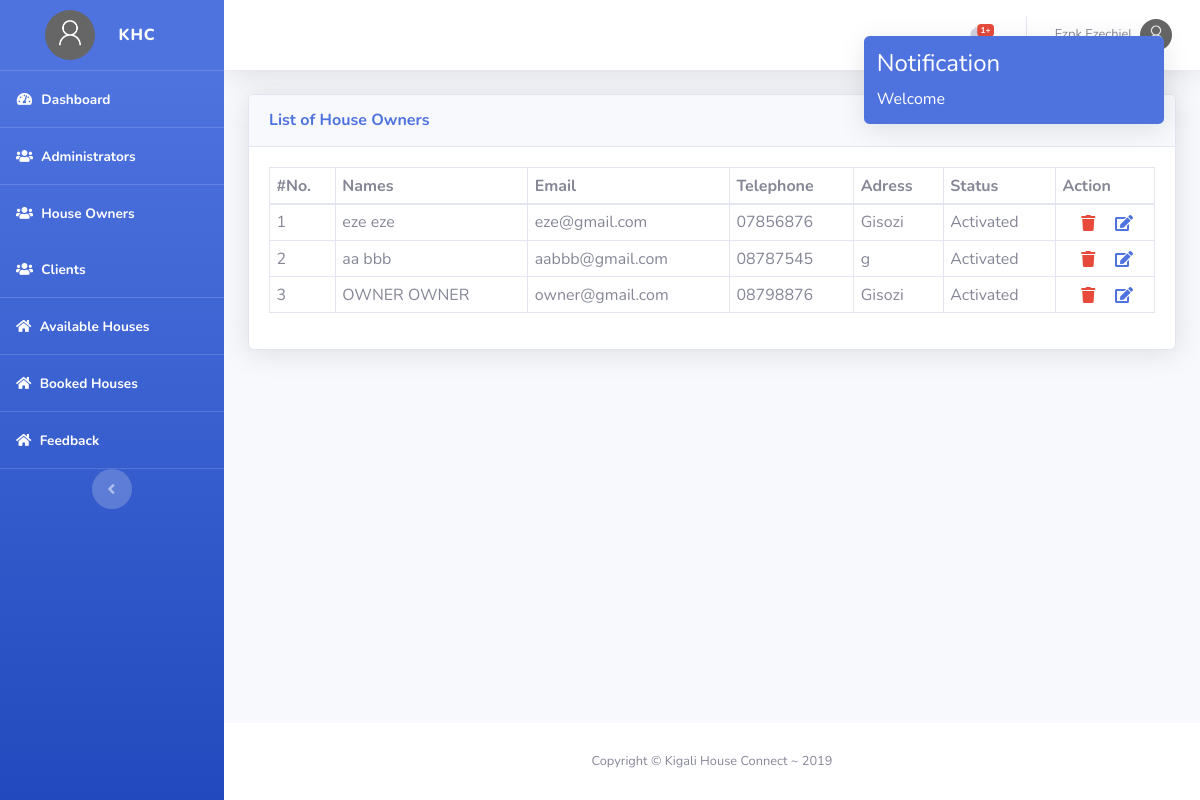
/admin/principal.php?request=house-owners (signed in), run on an earlier commit of the app's database.
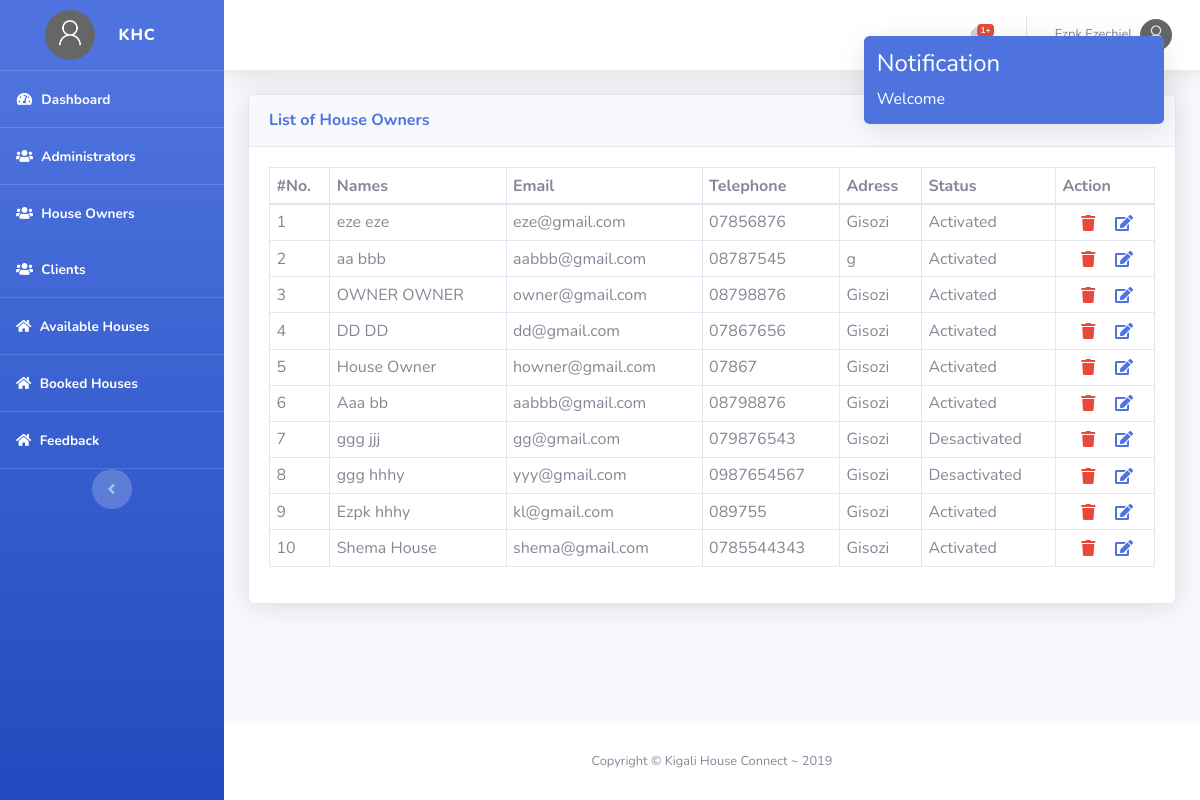
And on a later commit of the database.
### tables this page shows
CREATE TABLE `house_owners` (
  `id` int(11) NOT NULL,
  `fname` varchar(50) NOT NULL,
  `lname` varchar(50) NOT NULL,
  `email` varchar(50) NOT NULL,
  `phone` varchar(50) NOT NULL,
  `adress` varchar(50) NOT NULL,
  `status` int(11) NOT NULL,
  `pin` int(11) NOT NULL,
  `password` varchar(2000) NOT NULL,
  `profile` varchar(2000) NOT NULL,
  `c_date` datetime NOT NULL
);

### admin/core/db.php (called while the page is built, shortened)
<?php
class DB{
    private $dbHost     = "localhost";
    private $dbUsername = "root";
    private $dbPassword = "";
    private $dbName     = "khc";
    public function __construct(){
        if(!isset($this->db)){
            $conn = new mysqli($this->dbHost, $this->dbUsername, $this->dbPassword, $this->dbName);
            if($conn->connect_error){
                die("Failed to connect with MySQL: " . $conn->connect_error);
            }else{
                $this->db = $conn;
            }
        }
    }
    public function getRows($table,$conditions = array()){
        $sql = 'SELECT ';
        $sql .= array_key_exists("select",$conditions)?$conditions['select']:'*';
        $sql .= ' FROM '.$table;
        if(array_key_exists("where",$conditions)){
            $sql .= ' WHERE ';
            $i = 0;
            foreach($conditions['where'] as $key => $value){
                $pre = ($i > 0)?' AND ':'';
                $sql .= $pre.$key." = '".$value."'";
                $i++;
            }
        }
        $result = $this->db->query($sql);
        if(array_key_exists("return_type",$conditions) && $conditions['return_type'] != 'all'){
            switch($conditions['return_type']){
                case 'count':
                    $data = $result->num_rows;
                    break;
                case 'single':
                    $data = $result->fetch_assoc();
                    break;
                default:
                    $data = '';
            }
        }else{
            if($result->num_rows > 0){
                while($row = $result->fetch_assoc()){
                    $data[] = $row;
                }
            }
        }
        return !empty($data)?$data:false;
    }
}

### admin/views/house_owners.php (the view, shortened to what this page needs)
        <div class="container-fluid">
          <div class="card shadow mb-4">
            <div class="card-header py-3">
              <h6 class="m-0 font-weight-bold text-primary">List of House Owners
                </h6>
            </div>
            <div class="card-body">
              <div class="table-responsive">
                <table class="table table-bordered" id="dataTable" width="100%" cellspacing="0">
                  <thead>
                    <tr>
                      <th>#No.</th>
                      <th>Names</th>
                      <th>Email</th>
                      <th>Telephone</th>
                      <th>Adress</th>
                      <th>Status</th>
                      <th>Action</th>
                    </tr>
                  </thead>
                  <tbody>
<?php
$tableName='house_owners';
$condition=array(
                 'order by' => 'id desc'
                );
$query=$db->getRows($tableName,$condition);
if(!empty($query)): $count=0;
  foreach($query as $show): $count++;
   ?>
                    <tr>
                      <td><?php echo $count; ?></td>
                      <td><?php echo $show['fname'].' '.$show['lname']; ?></td>
                      <td><?php echo $show['email']; ?></td>
                      <td><?php echo $show['phone']; ?></td>
                      <td><?php echo $show['adress'] ;?></td>
                      <td><?php if($show['status']==1) echo 'Activated'; else echo 'Desactivated'; ?></td>
                      <td style="width: 99px; padding-left: 30px;">
                        <center>
                            <div class="row">
                              <a style="color: #e74a3b;" class="dropdown-item col-md-4" href="#" data-toggle="modal" data-target="#delete<?php echo $show['id'];?>">
                              <i class="fa fa-trash  "></i>
                            </a> <a  style="color: #4e73df;" class="dropdown-item col-md-6" href="#" data-toggle="modal" data-target="#edit<?php echo $show['id'];?>">
                              <i class="fa fa-edit "></i>
                            </a>
                            </div>
                        </center>
                      </td>
                    </tr>
<?php endforeach; endif; ?>
                  </tbody>
                </table>
              </div>
            </div>
          </div>
        </div>
      </div>

### admin/views/header.php (shortened to what this page needs)
<?php 	session_start();
	require_once 'core/db.php';
	$db = new DB();
  $id = $_SESSION['id'];
  $category=$_SESSION['category'];
  if($category=='admin'):
      $getU=$db->getRows('admin',array('where'=>array('id'=>$id)));
      if(!empty($getU)): foreach($getU as $getUser):
          $names = $getUser['fname'].' '.$getUser['lname'];
          $profile=$getUser['profile'];
        endforeach;
      endif;
  endif;
 ?>
<!DOCTYPE html>
<html lang="en">
<head>
  <link href="vendor/fontawesome-free/css/all.min.css" rel="stylesheet" type="text/css">
  <link href="css/sb-admin-2.min.css" rel="stylesheet">
 <link href="pnotify/dist/pnotify.css" rel="stylesheet">
 <link href="pnotify/dist/pnotify.buttons.css" rel="stylesheet">
 <link href="pnotify/dist/pnotify.nonblock.css" rel="stylesheet">
</head>
<?php
$sssData=$_SESSION['sessData'];
if($sssData!=''):
?>
<body onpageshow="new PNotify({
								title: 'Notification',
								text: '<?php echo $sssData['status']['msg'];?>',
								type: 'info',
								styling: 'bootstrap3'
						});">
</body>
<?php endif; ?>
<body id="page-top">
  <div id="wrapper">
    <ul class="navbar-nav bg-gradient-primary sidebar sidebar-dark accordion" id="accordionSidebar">
      <a class="sidebar-brand d-flex align-items-center justify-content-center" href="">
        <div class="sidebar-brand-icon">
          <img style="width: 50px; height: 50px;" class="img-profile rounded-circle" src="<?php echo $profile; ?>">
        </div>
        <div class="sidebar-brand-text mx-4"> KHC</div>
      </a>
      <hr class="sidebar-divider my-0">
      <li class="nav-item active">
        <a class="nav-link" href="principal.php?request=home">
          <i class="fas fa-fw fa-tachometer-alt"></i>
          <span>Dashboard </span></a>
      </li>
<?php if($category=='admin'): ?>
	<hr class="sidebar-divider">
	<li class="nav-item active">
		<a class="nav-link" href="principal.php?request=admin">
			<i class="fa fa-users"></i>
			<span>Administrators</span></a>
	</li>
	<hr class="sidebar-divider">
	<li class="nav-item active">
		<a class="nav-link" href="principal.php?request=house-owners">
			<i class="fa fa-users"></i>
			<span>House Owners</span></a>
	</li>
	<li class="nav-item active">
		<a class="nav-link" href="principal.php?request=clients">
			<i class="fa fa-users"></i>
			<span>Clients</span></a>
	</li>
<?php endif; ?>
      <hr class="sidebar-divider">
      <li class="nav-item active">
        <a class="nav-link" href="principal.php?request=available-houses">
          <i class="fa fa-home"></i>
          <span>Available Houses</span></a>
      </li>
      <hr class="sidebar-divider">
      <li class="nav-item active">
        <a class="nav-link" href="principal.php?request=booked-houses">
          <i class="fa fa-home"></i>
          <span>Booked Houses</span></a>
      </li>
<?php if($category=='admin'): ?>
      <hr class="sidebar-divider">
      <li class="nav-item active">
        <a class="nav-link" href="principal.php?request=feedback">
          <i class="fa fa-home"></i>
          <span>Feedback</span></a>
      </li>
<?php endif; ?>
      <hr class="sidebar-divider d-none d-md-block">
      <div class="text-center d-none d-md-inline">
        <button class="rounded-circle border-0" id="sidebarToggle"></button>
      </div>
    </ul>
    <div id="content-wrapper" class="d-flex flex-column">
      <div id="content">
        <nav class="navbar navbar-expand navbar-light bg-white topbar mb-4 static-top shadow">
          <ul class="navbar-nav ml-auto">
            <li class="nav-item dropdown no-arrow mx-1">
              <a class="nav-link dropdown-toggle" href="#" id="alertsDropdown" role="button" data-toggle="dropdown" aria-haspopup="true" aria-expanded="false">
                <i class="fas fa-bell fa-fw"></i>
                <span class="badge badge-danger badge-counter">1+</span>
              </a>
            </li>
            <li class="nav-item dropdown no-arrow">
              <a class="nav-link dropdown-toggle" href="#" id="userDropdown" role="button" data-toggle="dropdown" aria-haspopup="true" aria-expanded="false">
                <span class="mr-2 d-none d-lg-inline text-gray-600 small"><?php echo $names; ?></span>
                <img class="img-profile rounded-circle" src="<?php echo $profile;?>">
              </a>
            </li>
          </ul>
        </nav>

### admin/principal.php (shortened to what this page needs)
<?php include('views/header.php');?>
<?php
switch ($_GET['request']) {
  case 'house-owners':
    include('views/house_owners.php');
    break;
}
?>
<?php include('views/footer.php');?>

### admin/views/footer.php (shortened to what this page needs)
<footer class="sticky-footer bg-white">
  <div class="container my-auto">
    <div class="copyright text-center my-auto">
      <span>Copyright &copy; Kigali House Connect ~ 2019</span>
    </div>
  </div>
</footer>
</div>
</div>
</body>
</html>

### admin/views/header.php (style rules this page uses)
.sidebar hr.sidebar-divider { margin: 0 0rem 0rem; margin-top: 0px; margin-bottom: 0rem; }
.dropdown-item { display: block; width: 100%; padding: .2rem .2rem; clear: both; font-weight: 400; color: #3a3b45; text-align: inherit; white-space: nowrap; background-color: transparent; border: 0; }
.table td, .table th { padding: 0px; padding-top: .4rem; padding-bottom: .4rem; padding-left: .4rem; padding-right: .4rem; vertical-align: top; border-top: 1px solid #e3e6f0; }

What changed in the data, as far as the page shows it:
added house_owners: fname "DD", lname "DD", email "dd@gmail.com", phone "07867656", adress "Gisozi", status "Activated"
added house_owners: fname "House", lname "Owner", email "howner@gmail.com", phone "07867", adress "Gisozi", status "Activated"
added house_owners: fname "Aaa", lname "bb", email "aabbb@gmail.com", phone "08798876", adress "Gisozi", status "Activated"
added house_owners: fname "ggg", lname "jjj", email "gg@gmail.com", phone "079876543", adress "Gisozi", status "Desactivated"
added house_owners: fname "ggg", lname "hhhy", email "yyy@gmail.com", phone "0987654567", adress "Gisozi", status "Desactivated"
added house_owners: fname "Ezpk", lname "hhhy", email "kl@gmail.com", phone "089755", adress "Gisozi", status "Activated"
added house_owners: fname "Shema", lname "House", email "shema@gmail.com", phone "0785544343", adress "Gisozi", status "Activated"
